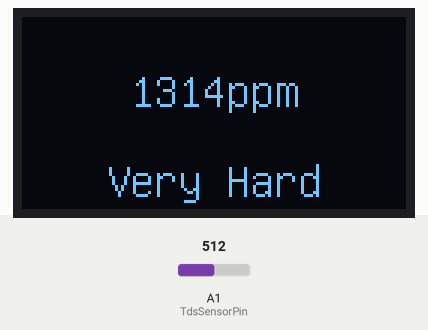
This program was run on a simulated SparkFun Pro Micro, built with avr-gcc and run on an emulated ATmega32U4. On the bench: 128×64 one-colour display. The test bench sets the inputs (shaded band); at power-on: A1 (TdsSensorPin) = 512.

Above: at 1.6 s.
1.7 s: A1 (TdsSensorPin) set to 110
At 3.8 s:
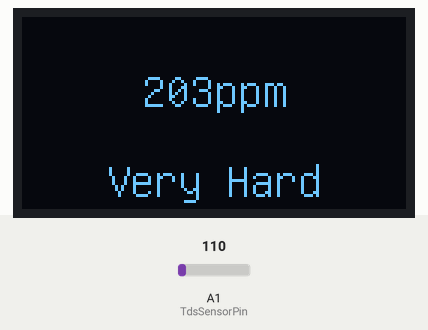
4.7 s: A1 (TdsSensorPin) set to 96
At 6.1 s:
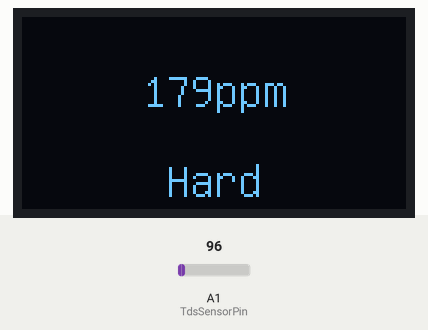
7.2 s: A1 (TdsSensorPin) set to 50
At 9.8 s:
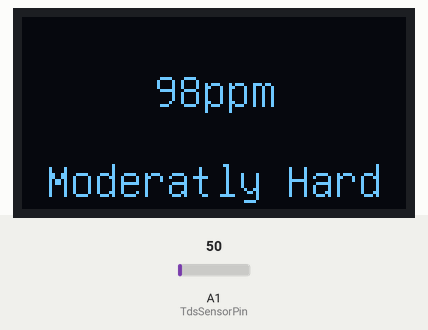
10.2 s: A1 (TdsSensorPin) set to 32
At 11.7 s:
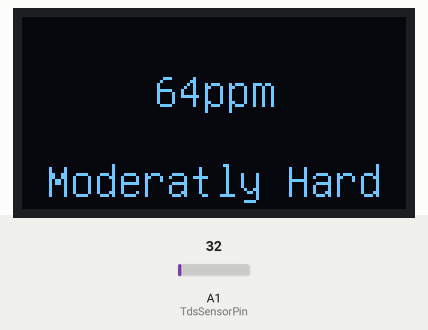
12.9 s: A1 (TdsSensorPin) set to 27
At 15.2 s:
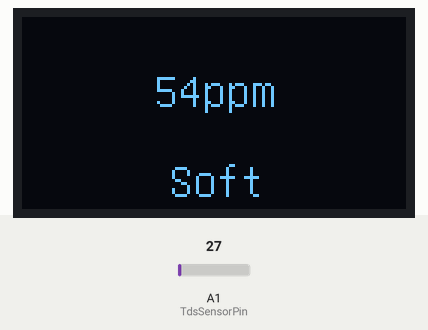
Timing chart, 0 to 16.7 s (numbered marks = the images above; inputs shaded):
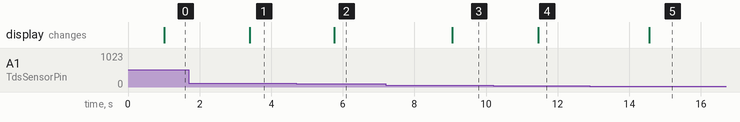

The program:

main.cpp
```cpp
#include <Arduino.h>
#include "U8glib.h"
#define TdsSensorPin A1
#define VREF 5.0      // analog reference voltage(Volt) of the ADC
#define SCOUNT  30           // sum of sample point
int analogBuffer[SCOUNT];    // store the analog value in the array, read from ADC
int analogBufferTemp[SCOUNT];
int analogBufferIndex = 0, copyIndex = 0;
float averageVoltage = 0, tdsValue = 0, temperature = 25;
U8GLIB_SH1106_128X64 u8g(U8G_I2C_OPT_NONE);
int getMedianNum(int bArray[], int iFilterLen)
{
  int bTab[iFilterLen];
  for (byte i = 0; i < iFilterLen; i++)
    bTab[i] = bArray[i];
  int i, j, bTemp;
  for (j = 0; j < iFilterLen - 1; j++)
  {
    for (i = 0; i < iFilterLen - j - 1; i++)
    {
      if (bTab[i] > bTab[i + 1])
      {
        bTemp = bTab[i];
        bTab[i] = bTab[i + 1];
        bTab[i + 1] = bTemp;
      }
    }
  }
  if ((iFilterLen & 1) > 0)
    bTemp = bTab[(iFilterLen - 1) / 2];
  else
    bTemp = (bTab[iFilterLen / 2] + bTab[iFilterLen / 2 - 1]) / 2;
  return bTemp;
}
int getXPositionCenter(String value) {
  int statusLength = u8g.getStrPixelWidth(value.c_str());
  int xPosition = (128-statusLength)/2;
  return xPosition;
}
void setup()
{
  Serial.begin(115200);
  pinMode(TdsSensorPin, INPUT);
}
void draw(void) {
  u8g.setFont(u8g_font_unifont);
  String ppmDisplay = (String) (int) tdsValue + "ppm";
  u8g.setPrintPos(getXPositionCenter(ppmDisplay), 30);
  u8g.print(ppmDisplay);

  String status;
  if(tdsValue <= 60) status = "Soft";
  else if (tdsValue <= 150) status =  "Moderatly Hard";
  else if (tdsValue <= 190) status = "Hard";
  else status = "Very Hard";
  u8g.setPrintPos(getXPositionCenter(status), 60);
  u8g.print(status);
}
void loop()
{
  static unsigned long analogSampleTimepoint = millis();
  if (millis() - analogSampleTimepoint > 40U)  //every 40 milliseconds,read the analog value from the ADC
  {
    analogSampleTimepoint = millis();
    analogBuffer[analogBufferIndex] = analogRead(TdsSensorPin);    //read the analog value and store into the buffer
    analogBufferIndex++;
    if (analogBufferIndex == SCOUNT)
      analogBufferIndex = 0;
  }
  static unsigned long printTimepoint = millis();
  if (millis() - printTimepoint > 800U)
  {
    printTimepoint = millis();
    for (copyIndex = 0; copyIndex < SCOUNT; copyIndex++)
      analogBufferTemp[copyIndex] = analogBuffer[copyIndex];
    averageVoltage = getMedianNum(analogBufferTemp, SCOUNT) * (float)VREF / 1024.0; // read the analog value more stable by the median filtering algorithm, and convert to voltage value
    float compensationCoefficient = 1.0 + 0.02 * (temperature - 25.0); //temperature compensation formula: fFinalResult(25^C) = fFinalResult(current)/(1.0+0.02*(fTP-25.0));
    float compensationVolatge = averageVoltage / compensationCoefficient; //temperature compensation
    tdsValue = (133.42 * compensationVolatge * compensationVolatge * compensationVolatge - 255.86 * compensationVolatge * compensationVolatge + 857.39 * compensationVolatge) * 0.5; //convert voltage value to tds value
    u8g.firstPage();
    do {
        draw();
    } while( u8g.nextPage() );
    delay(100);
  }
}
```

Measured:
- the behaviour switches between 102 and 101 on A1 (TdsSensorPin) (found by bisection; images 1 and 2)
- the behaviour switches between 30 and 29 on A1 (TdsSensorPin) (found by bisection; images 4 and 5)
- after the input at 1.7 s, the display: changes after 1.7 s (image 1)
- after the input at 4.7 s, the display: changes after 1.1 s (image 2)
- after the input at 7.2 s, the display: changes after 1.9 s (image 3)
- after the input at 10.2 s, the display: changes after 1.3 s (image 4)
- after the input at 12.9 s, the display: changes after 1.7 s (image 5)
